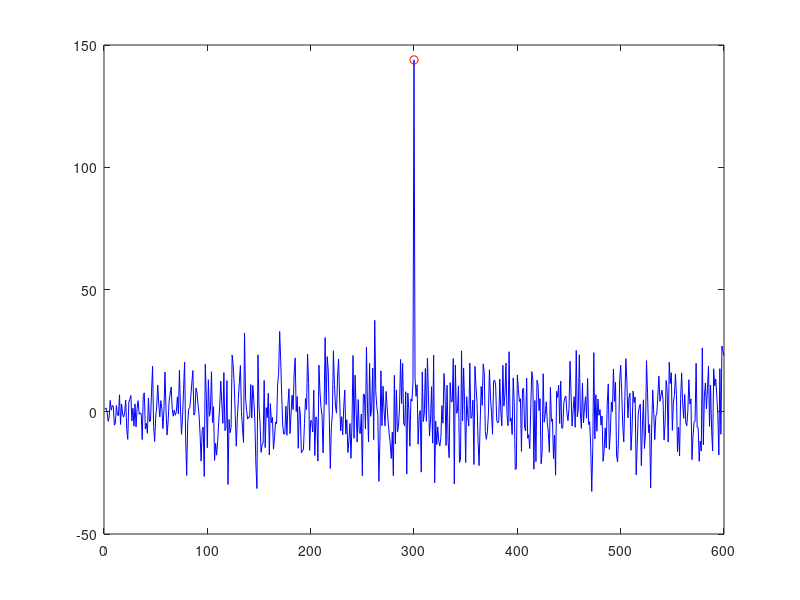

Here is the MATLAB script that generated this plot:
% A template is given
template = randn(100,1);

% Create a matched filter based on the template
b = template(end:-1:1);

% For testing the matched filter, create a random signal which
% contains a match for the template at some time index
x = [randn(200,1); template(:); randn(300,1)];
n = 1:length(x);

% Process the signal with the matched filter
y = filter(b,1,x);

% Set a detection threshold (exmaple used is 90% of template)
thresh = 0.9

% Compute normalizing factor
u = template.'*template;

% Find matches
matches = n(y>thresh*u);

% Plot the results
plot(n,y,'b', n(matches), y(matches), 'ro');

% Print the results to the console
display(matches);